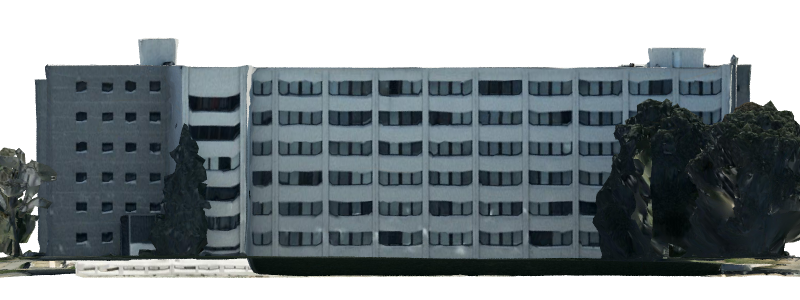
#> input picture docs/reality-pack/facade-study/west-original.png, 1600 x 600 px (shown at 1/2 size)
$ python semantic-window-candidates.py
#> lines starting #> are read from the running program, lines starting #| are printed output that depends on the picture; after the words box and inside, x2 and y2 are one past the last pixel; in counts of white or black regions, pixels touching at a corner belong together
"""Conservative image measurements, not verified window/room inventory."""
import sys,json,hashlib
from pathlib import Path
ROOT=Path(__file__).resolve().parents[1];sys.path.insert(0,str(ROOT/'.cache/street-python'))
import numpy as np
from PIL import Image
path=ROOT/'docs/reality-pack/facade-study/west-original.png'
im=np.array(Image.open(path).convert('RGBA'));rgb=im[:,:,:3].mean(axis=2)
#> further down, im is the input picture: shape (600, 1600, 4); mean R, G, B, A 47.4, 55.8, 59.4, 174.6
#> after `rgb = im[:, :, :3].mean(axis=2)`:
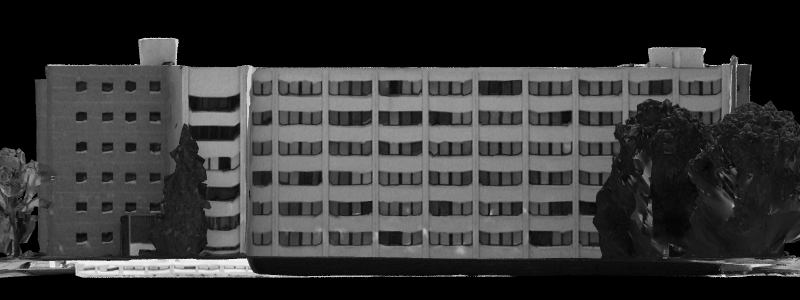
#> rgb: shape (600, 1600) float64 (shown at 1/2 size); min 0, max 251, mean 54.2
mask=(rgb<75)&(im[:,:,3]>240)
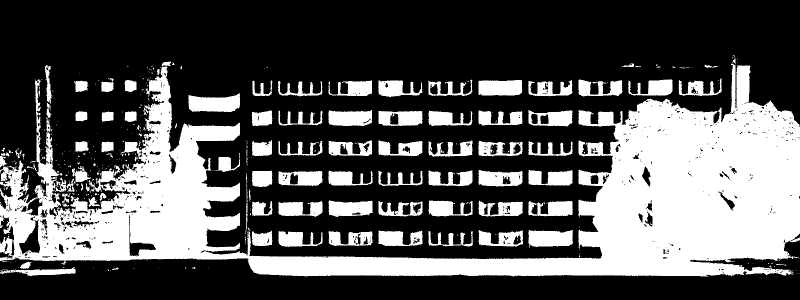
#> mask: shape (600, 1600) bool (shown at 1/2 size); 33.6% white; 421 white regions (320 under 20 px), largest, box (x1, y1, x2, y2) and area: (0, 123, 1600, 553) 237375, (377, 186, 480, 224) 2953, (1057, 460, 1146, 496) 2644
roi=np.zeros_like(mask);roi[145:505,100:390]=True;mask&=roi
#> after `mask &= roi`:
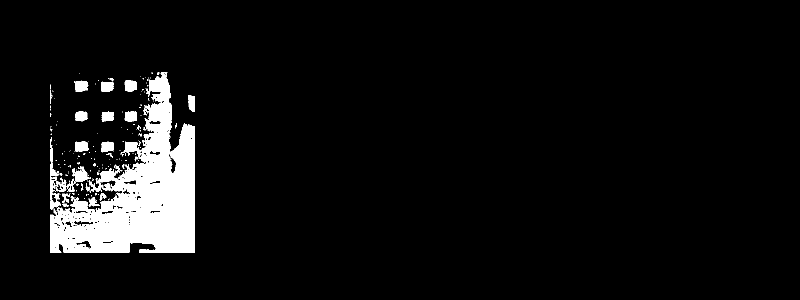
#> mask: shape (600, 1600) bool (shown at 1/2 size); 5.8% white; 186 white regions (154 under 20 px), largest, box (x1, y1, x2, y2) and area: (100, 145, 390, 505) 48387, (100, 275, 122, 420) 1054, (144, 336, 182, 364) 558
seen=np.zeros(mask.shape,bool);candidates=[]
for y,x in zip(*np.where(mask)):
 if seen[y,x]:continue
 stack=[(int(y),int(x))];seen[y,x]=True;points=[]
 while stack:
  py,px=stack.pop();points.append((py,px))
  for ny,nx in [(py-1,px),(py+1,px),(py,px-1),(py,px+1)]:
   if 0<=ny<mask.shape[0] and 0<=nx<mask.shape[1] and mask[ny,nx] and not seen[ny,nx]:seen[ny,nx]=True;stack.append((ny,nx))
 ys,xs=zip(*points);w=max(xs)-min(xs)+1;h=max(ys)-min(ys)+1
 if 9<=w<=32 and 8<=h<=25 and len(points)>55:
  candidates.append({'pixelBounds':[min(xs),min(ys),max(xs)+1,max(ys)+1],'widthM':w*.05,'heightM':h*.05,'centerGameZ':-95+(min(xs)+max(xs)+1)*.025,'centerGameY':26-(min(ys)+max(ys)+1)*.025,'confidence':'image-threshold-candidate; shadow/glazing edge, not measured opening'})
#> this loop made 56038 passes
#> (y, x) on passes 4 to 6: (145, 316), (145, 317), (145, 318)
#> after the loop, candidates = 14 items
rows=[]
for cy in [173,234,295,356,417,478]:
 values=(rgb[cy-5:cy+6,500:1490]<85).mean(axis=0)>.7
 # Join only narrow pane dividers, retaining the broad wall/pilaster gaps.
 for i in range(1,len(values)-1):
  if not values[i] and values[i-1]:
   end=i
   while end<len(values) and not values[end]:end+=1
   if end-i<=7 and end<len(values):values[i:end]=True
 runs=[];start=None
 for i,value in enumerate(np.r_[values,False]):
  if value and start is None:start=i
  if not value and start is not None:
   if i-start>=20:runs.append({'pixels':[500+start,500+i],'centerGameZ':-95+(1000+start+i)*.025,'widthM':(i-start)*.05})
   start=None
 rows.append({'imageY':cy,'gameY':26-(cy+.5)*.05,'visibleDarkGroups':len(runs),'groups':runs,'note':'Visible dark glazing groups only; trees/shadows can merge/occlude groups, not a room count.'})
#> after the loop, rows = 6 items
out={'source':path.name,'sourceSha256':hashlib.sha256(path.read_bytes()).hexdigest(),'metresPerPixel':.05,'roiPx':[100,145,390,505],'candidateCount':len(candidates),'medianDarkRegionWidthM':float(np.median([c['widthM']for c in candidates])) if candidates else None,'medianDarkRegionHeightM':float(np.median([c['heightM']for c in candidates])) if candidates else None,'regularRegionRows':rows,'notInventory':True,'notAsBuiltDimensions':True,'candidates':candidates}
(path.parent/'window-candidates.json').write_text(json.dumps(out,indent=2)+'\n',encoding='utf8')
print(json.dumps({k:v for k,v in out.items() if k not in ['candidates','regularRegionRows']}));print('ROW GROUP COUNTS',[r['visibleDarkGroups']for r in rows])
#> (printed output is left out)

$ run again, with docs/reality-pack/facade-study/east-clean.png copied over docs/reality-pack/facade-study/west-original.png
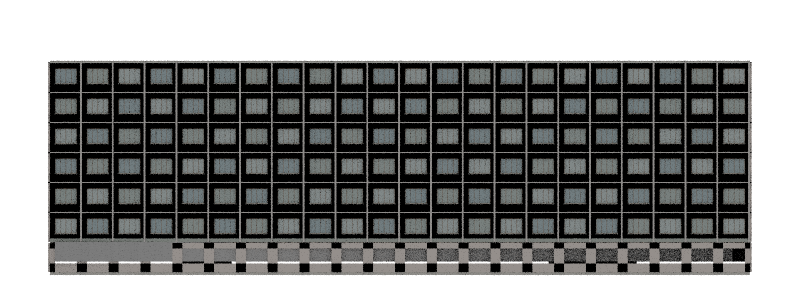
#> input picture docs/reality-pack/facade-study/east-clean.png, 1600 x 600 px (shown at 1/2 size)
#> im is the input picture: shape (600, 1600, 4); mean R, G, B, A 39.2, 39.8, 39.1, 159.2
#> `mask=(rgb<75)&(im[:,:,3]>240)`:
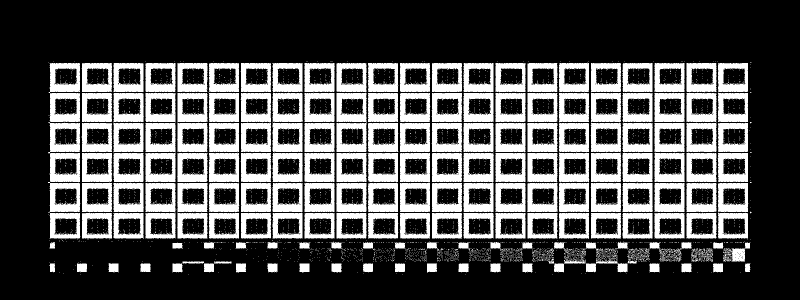
#> mask: shape (600, 1600) bool (shown at 1/2 size); 31.1% white; 4733 white regions (4539 under 20 px), largest, box (x1, y1, x2, y2) and area: (96, 244, 161, 424) 6558, (673, 185, 734, 305) 4385, (927, 305, 988, 424) 4313
#> `mask &= roi`:
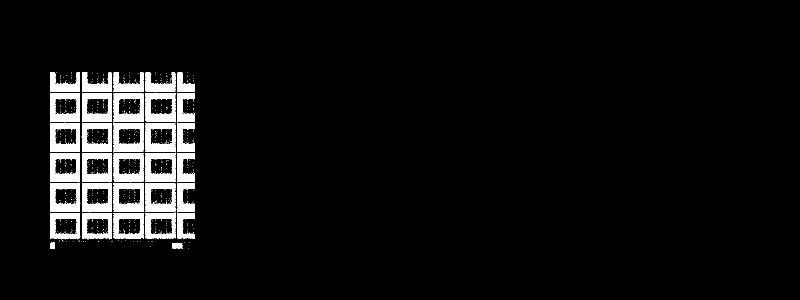
#> mask: shape (600, 1600) bool (shown at 1/2 size); 5.8% white; 703 white regions (672 under 20 px), largest, box (x1, y1, x2, y2) and area: (291, 366, 351, 477) 3904, (100, 186, 160, 245) 2187, (100, 365, 161, 424) 2184
#> the loop `for y,x in zip(*np.where(mask)):` made 55227 passes
#> x on passes 2 to 4: 101, 102, 103
#> after the loop `for y,x in zip(*np.where(mask)):`: candidates = 2 items
#> after the loop `for cy in [173,234,295,356,417,478]:`: rows = 6 items
#> (printed output is left out)
